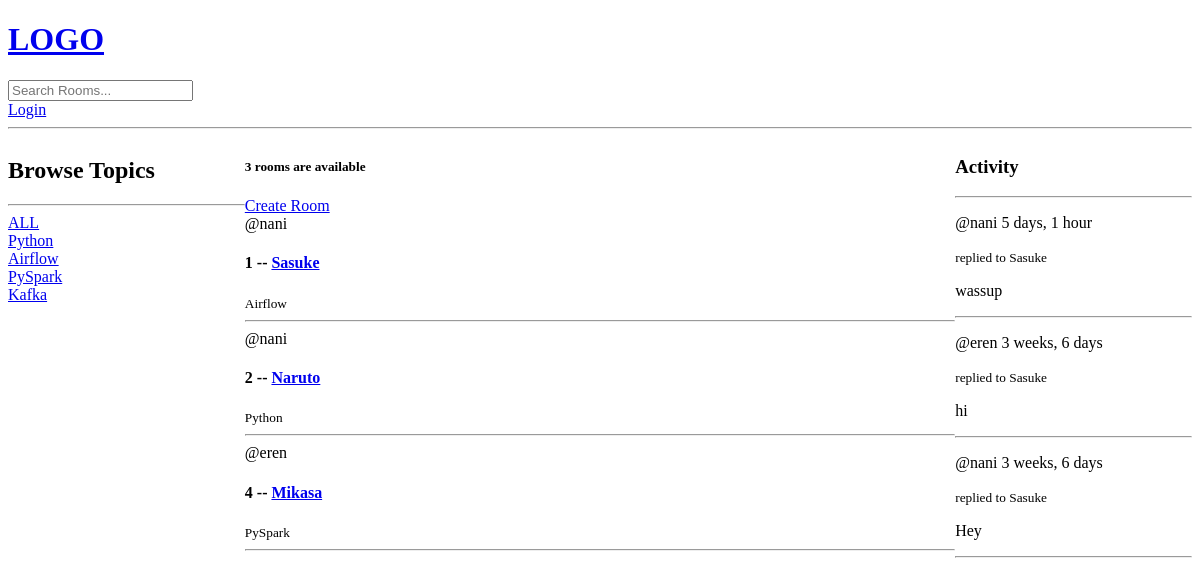
Before: / with the older database file.
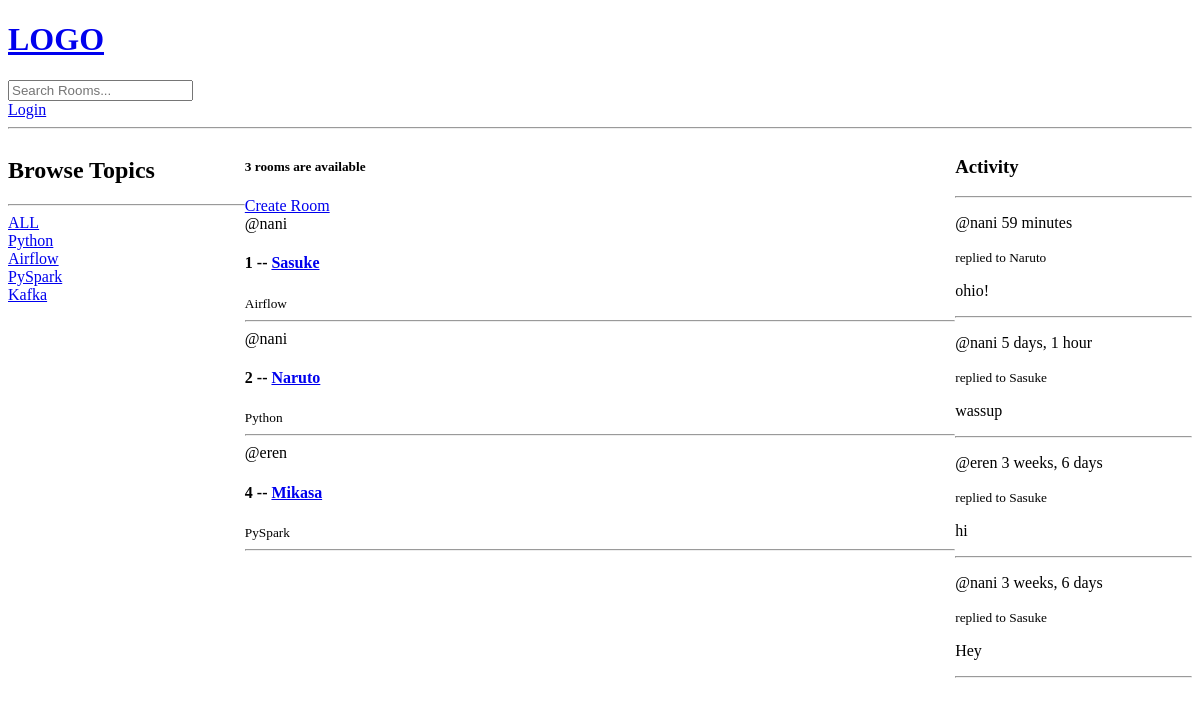
After: the same page with the newer database file.
### base/models.py (models this page shows, shortened)
class Topic(models.Model):
    name = models.CharField(max_length=200)

class Room(models.Model):
    host = models.ForeignKey(User, on_delete=models.SET_NULL, null=True)  # If user is deleted, set host to null
    topic = models.ForeignKey(Topic, on_delete=models.SET_NULL, null=True)  # If topic is deleted, set topic to null
    participants = models.ManyToManyField(User, related_name='participants', blank=True)  # blank is True because we don't want to force users to add participants
    name = models.CharField(max_length=200)
    description = models.TextField(null=True, blank=True)
    updated = models.DateTimeField(auto_now=True)
    created = models.DateTimeField(auto_now_add=True)
    class Meta:
        ordering = ['-updated', '-created']    # Order by updated and created fields in descending order

class Message(models.Model):
    user = models.ForeignKey(User, on_delete=models.CASCADE)    # If user is deleted, delete all messages from that user
    room = models.ForeignKey(Room, on_delete=models.CASCADE)    # If room is deleted, delete all messages in that room
    body = models.TextField()   # Message body
    updated = models.DateTimeField(auto_now=True)   # When message was updated
    created = models.DateTimeField(auto_now_add=True)   # When message was created
    class Meta:
        ordering = ['-updated', '-created']    # Order by updated and created fields in descending order
    def __str__(self):
        return self.body[:50]

### base/views.py (the view)
# urls.py: 2. Add a URL to urlpatterns:  path('', views.home, name='home')
def home(request):
    q = request.GET.get('q') if request.GET.get('q') != None else ''    # Get query from url if it exists, else set q to empty string
    rooms = Room.objects.filter(
        Q(topic__name__icontains = q) |
        Q(name__icontains = q) |
        Q(description__icontains = q)
        )  # Get all rooms from database
    topics = Topic.objects.all() # Get all topics from database
    room_messages = Message.objects.filter(Q(room__topic__name__icontains=q)) # Get all messages from database
    context = {
        'rooms': rooms,
        'topics': topics,
        'room_count': rooms.count(),
        'room_messages': room_messages
    }
    return render(request, 'base/home.html', context)

### base/templates/base/home.html (shortened to what this page needs)
{% extends "main.html" %}
{% block content %}
<div class="home-container">
    <div>
        {% include 'base/topics_component.html' %}
    </div>
    <div>
        <h5>{{room_count}} rooms are available</h5>
        <a href="{% url 'create-room' %}">Create Room</a>
        <div>
            {% for room in rooms %}
            <div>
                <span>@{{room.host.username}}</span>
                <h4>
                    {{ room.id}} -- <a href={% url 'room' room.id %}>{{ room.name }}</a>
                </h4>
                <small>{{room.topic.name}}</small>
                <hr>
            </div>
            {% endfor %}
        </div>
    </div>
    <div>
        {% include 'base/activity_component.html' %}
    </div>
</div>
{% endblock %}

### templates/main.html (shortened to what this page needs)
<!DOCTYPE html>
<html lang="en">
<head>
</head>
<body>
    {% include 'navbar.html' %}
    {% block content %}
    {% endblock %}
</body>
</html>

### templates/navbar.html
<a href="/">
    <h1>LOGO</h1>
</a>
<form method="GET" action="{% url 'home' %}">
    <input type="text" name="q" placeholder="Search Rooms..." />
</form>
{% if user.is_authenticated %}
<a href="{% url 'logout' %}">Logout</a>
{% else %}
<a href="{% url 'login' %}">Login</a>
{% endif %}
<hr>

### base/templates/base/topics_component.html
<h2>Browse Topics</h2>
<hr>
<div>
    <a href="{% url 'home' %}">ALL</a>
</div>
{% for topic in topics %}
<div>
    <a href="{% url 'home' %}?q={{topic.name}}"> {{ topic.name }} </a>
</div>
{% endfor %}

### base/templates/base/activity_component.html (shortened to what this page needs)
<h3>Activity</h3>
<hr>
{% for message in room_messages %}
<div>
    <p>@{{message.user}} {{message.created|timesince}}</p>
    <small>replied to {{message.room.name}}</small>
    <p>{{message}}</p>
    <hr />
</div>
{% endfor %}

### base/templates/base/home.html (style rules this page uses)
.home-container { display: grid; grid-template-columns: 1fr 3fr 1fr; }

Changed rows visible on the page:
added Message: user "nani", created "59 minutes", room.name "Naruto", body "ohio!"
